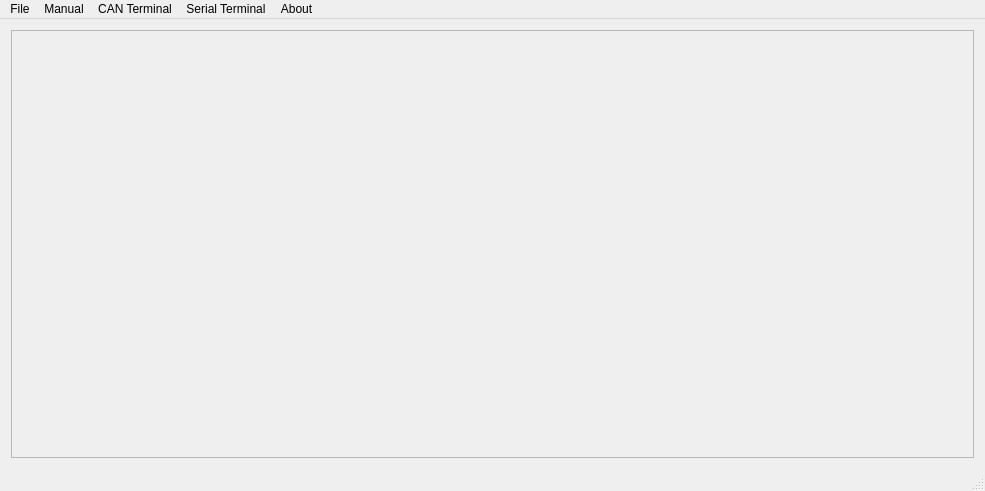
<?xml version="1.0" encoding="UTF-8"?>
<ui version="4.0">
 <class>MainWindow</class>
 <widget class="QMainWindow" name="MainWindow">
  <property name="geometry">
   <rect>
    <x>0</x>
    <y>0</y>
    <width>985</width>
    <height>491</height>
   </rect>
  </property>
  <property name="minimumSize">
   <size>
    <width>985</width>
    <height>490</height>
   </size>
  </property>
  <property name="windowTitle">
   <string>MainWindow</string>
  </property>
  <widget class="QWidget" name="centralWidget">
   <layout class="QGridLayout" name="gridLayout_2">
    <item row="0" column="0">
     <widget class="QScrollArea" name="scrollArea">
      <property name="widgetResizable">
       <bool>true</bool>
      </property>
      <widget class="QWidget" name="mainScrollArea">
       <property name="geometry">
        <rect>
         <x>0</x>
         <y>0</y>
         <width>961</width>
         <height>417</height>
        </rect>
       </property>
       <layout class="QGridLayout" name="gridLayout"/>
      </widget>
     </widget>
    </item>
   </layout>
  </widget>
  <widget class="QMenuBar" name="menuBar">
   <property name="geometry">
    <rect>
     <x>0</x>
     <y>0</y>
     <width>985</width>
     <height>25</height>
    </rect>
   </property>
   <widget class="QMenu" name="menuFile">
    <property name="title">
     <string>File</string>
    </property>
    <addaction name="actionExit"/>
   </widget>
   <widget class="QMenu" name="menuManual">
    <property name="title">
     <string>Manual</string>
    </property>
   </widget>
   <widget class="QMenu" name="menuAbout">
    <property name="title">
     <string>About</string>
    </property>
    <addaction name="actionAboutQt"/>
   </widget>
   <widget class="QMenu" name="menuCANTerminal">
    <property name="title">
     <string>CAN Terminal</string>
    </property>
   </widget>
   <widget class="QMenu" name="menuSerialTerminal">
    <property name="title">
     <string>Serial Terminal</string>
    </property>
   </widget>
   <addaction name="menuFile"/>
   <addaction name="menuManual"/>
   <addaction name="menuCANTerminal"/>
   <addaction name="menuSerialTerminal"/>
   <addaction name="menuAbout"/>
  </widget>
  <widget class="QStatusBar" name="statusBar"/>
  <action name="actionQuit">
   <property name="text">
    <string>Quit</string>
   </property>
   <property name="shortcut">
    <string>Ctrl+Q</string>
   </property>
  </action>
  <action name="actionExit">
   <property name="text">
    <string>Quit</string>
   </property>
   <property name="shortcut">
    <string>Ctrl+Q</string>
   </property>
  </action>
  <action name="actionAboutQt">
   <property name="text">
    <string>About Qt</string>
   </property>
   <property name="shortcut">
    <string>Ctrl+Shift+A</string>
   </property>
  </action>
 </widget>
 <layoutdefault spacing="6" margin="11"/>
 <resources/>
 <connections/>
</ui>
